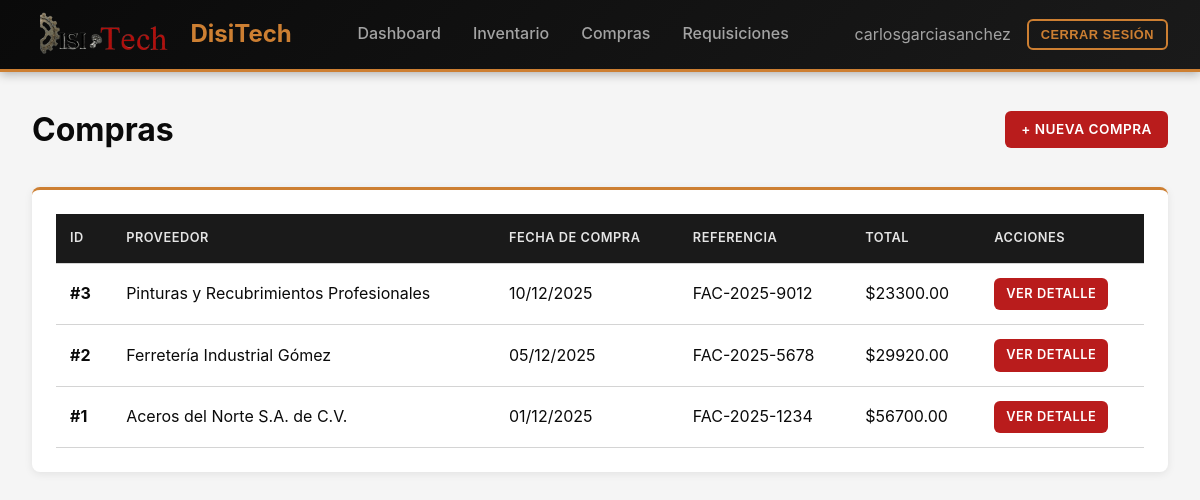
Before: /compras/ (signed in) with the older database file.
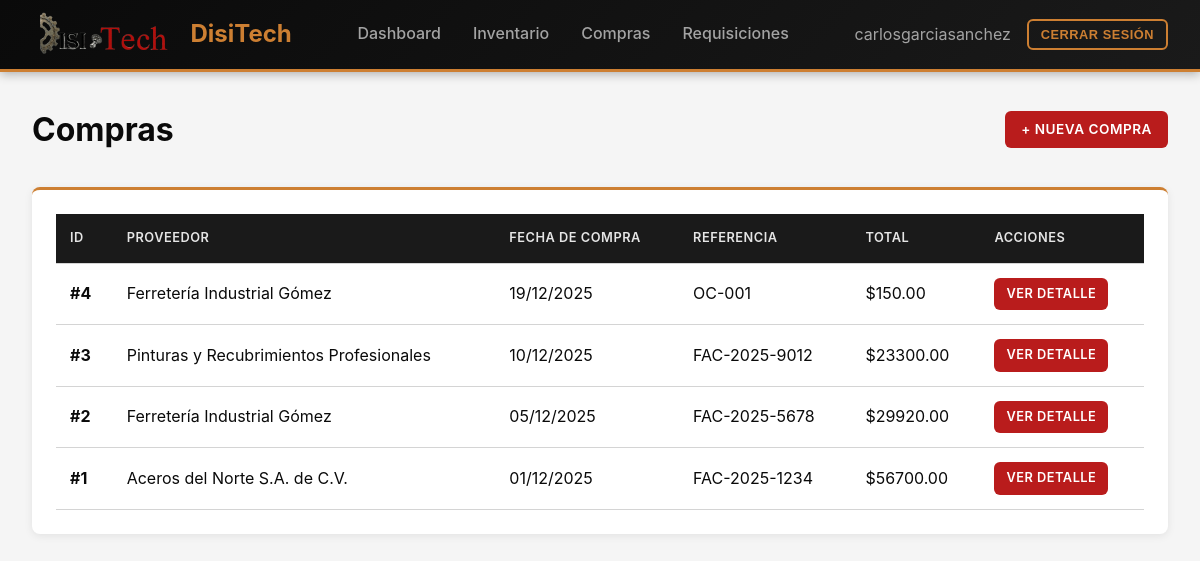
After: the same page with the newer database file.
### inventory/models/compras.py (models this page shows, shortened)
class Purchase(models.Model):
    supplier = models.ForeignKey(Supplier, on_delete=models.PROTECT, related_name="purchases")
    purchased_at = models.DateField()
    ref = models.CharField(max_length=80, null=True, blank=True)  # folio/factura/OC
    created_at = models.DateTimeField(auto_now_add=True)

class Supplier(models.Model):
    name = models.CharField(max_length=120, unique=True)

### inventory/views.py (the view)
# urls.py: path("compras/", views.purchase_list, name="purchase_list"),
@login_required
@permission_required('inventory.view_purchase', raise_exception=True)
def purchase_list(request):
    purchases = Purchase.objects.select_related('supplier').prefetch_related('lines').order_by('-purchased_at')
    for purchase in purchases:
        purchase.total = sum(line.qty * line.unit_price for line in purchase.lines.all())
    context = {'purchases': purchases}
    return render(request, 'purchases/list.html', context)

### inventory/context_processors.py (called while the page is built)
def logo_context(request):
    logo_path = os.path.join(settings.MEDIA_ROOT, 'logo.png')
    if os.path.exists(logo_path):
        logo_url = settings.MEDIA_URL + 'logo.png'
    else:
        logo_url = None
    return {'logo_url': logo_url}

### templates/purchases/list.html (shortened to what this page needs)
{% extends 'base.html' %}
{% block content %}
<div style="display: flex; justify-content: space-between; align-items: center; margin-bottom: 2rem;">
    <h1>Compras</h1>
    {% if perms.inventory.add_purchase %}
    <a href="{% url 'purchase_create' %}" class="btn btn-primary">+ Nueva Compra</a>
    {% endif %}
</div>
<div class="card">
    <table>
        <thead>
            <tr>
                <th>ID</th>
                <th>Proveedor</th>
                <th>Fecha de Compra</th>
                <th>Referencia</th>
                <th>Total</th>
                <th>Acciones</th>
            </tr>
        </thead>
        <tbody>
            {% for purchase in purchases %}
            <tr>
                <td><strong>#{{ purchase.id }}</strong></td>
                <td>{{ purchase.supplier.name }}</td>
                <td>{{ purchase.purchased_at|date:"d/m/Y" }}</td>
                <td>{{ purchase.ref|default:"-" }}</td>
                <td>${{ purchase.total|floatformat:2 }}</td>
                <td>
                    <a href="{% url 'purchase_detail' purchase.pk %}" class="btn btn-sm btn-primary">Ver Detalle</a>
                </td>
            </tr>
            {% empty %}
            <tr>
                <td colspan="6" style="text-align: center; padding: 2rem; color: #64748b;">No hay compras registradas</td>
            </tr>
            {% endfor %}
        </tbody>
    </table>
</div>
{% endblock %}

Changed rows visible on the page:
added Purchase: id "4", supplier.name "Ferretería Industrial Gómez", purchased_at "19/12/2025", ref "OC-001", total "150.00"
